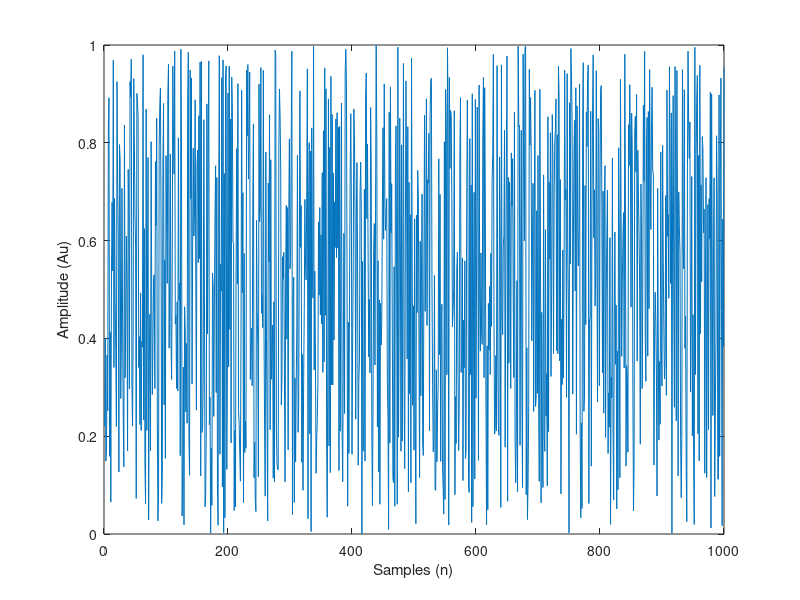
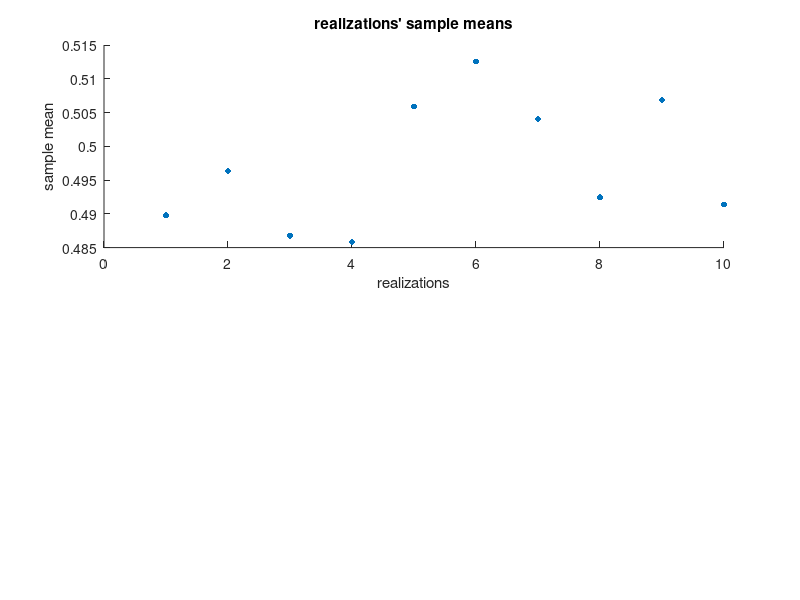

Reproduce these figures in MATLAB, in order. (Note: this script raises an error after producing the figures.)
%% Creation of signal
clc; clear all;
n_samples = 1000;
which_exercise = 1; %choose 1 for uniform distribution and 2 for gaussian distribution
x_axis = 1:n_samples;

if (which_exercise == 1)
    X = rand(n_samples, 1);  %Uniformly distributed between 0 and 1
elseif (which_exercise == 2)
    X = randn(n_samples, 1);  %Gaussian distribution with 0 mean and unit standard deviation
end

%% Plot the signal
figure()
plot(x_axis, X)
ylabel("Amplitude (Au)");
xlabel("Samples (n)");

%% Part 1
sample_mean = mean(X);

%% Part 2
sample_standard_deviation = std(X);

%% Part 3
realizations = 1:10;

if (which_exercise == 1)
    x_realizations = rand(10, n_samples);
elseif (which_exercise == 2)
    x_realizations = randn(10, n_samples);
end

sample_mean_realizations = zeros(10, 1);
std_realizations = zeros(10, 1);
error_realizations = zeros(10, 1);

for realization = realizations  
    sample_mean_realizations(realization, 1) = mean(x_realizations(realization, :));
    std_realizations(realization, 1) = std(x_realizations(realization, :));
    if (which_exercise == 1)
        error_realizations(realization, 1) = 0.5 - sample_mean_realizations(realization, 1);
    elseif (which_exercise == 2)
        error_realizations(realization, 1) = 0 - sample_mean_realizations(realization, 1);
    end
end

m_estimatorBias = 0 - mean(sample_mean_realizations);
s_estimatorBias = 1 - mean(std_realizations);
%% Part 3 plotting
figure()

subplot(2,1,1)
hold on
scatter(realizations, sample_mean_realizations, 18,'bo', 'filled')
title("realizations' sample means")
ylabel("sample mean")
xlabel("realizations")
%ylim([0.45 0.55])
if (which_exercise == 1)
    hline = refline([0, 0.5]);
    hline.Color = 'b';
    for i = realizations
        plot([i, i], [0.5, sample_mean_realizations(i)], 'b-')
    end
elseif (which_exercise == 2)
    hline = refline([0, 0]);
    hline.Color = 'b';
    for i = realizations
        plot([i, i], [0, sample_mean_realizations(i)], 'b-')
    end
end

subplot(2,1,2)
hold on
scatter(realizations, std_realizations, 18, 'bo', 'filled')
title("realizations' sample standard deviation")
ylabel("sample standard deviation")
xlabel("realizations")
%ylim([0.25 0.35])
if (which_exercise == 1) 
    hline = refline([0, 1/sqrt(12)]);
    hline.Color = 'b';
    for i = realizations
        plot([i, i], [1/sqrt(12), std_realizations(i)], 'b-')
    end
elseif (which_exercise == 2)
    hline = refline([0, 1]);
    hline.Color = 'b';
    for i = realizations
        plot([i, i], [1, std_realizations(i)], 'b-')
    end
end

%% Part 4
n_bins = 10; %n_samples;
title_text = sprintf("histogram pdf for %.0f samples and %.0f bins", n_samples, n_bins);
title_histogram = sprintf("pdf estimate using the 'Normalized' histogram() function");
figure()
hold on
title(title_text);
ylabel('Probability')
[counts, centers] = hist(X, n_bins);
bar(centers, counts/n_samples)

if (which_exercise == 1)
    hline = refline([0, 1/n_bins]);
    hline.Color ='r';
    xlabel('x');
elseif (which_exercise == 2)
    xlabel('y');
    figure(), hold on
    histogram(X, 'Normalization', 'pdf');
    plot(-5:0.1:5, normpdf(-5:0.1:5, 0, 1));
    title(title_histogram);
    xlabel('y');
    ylabel('Probability')
end





